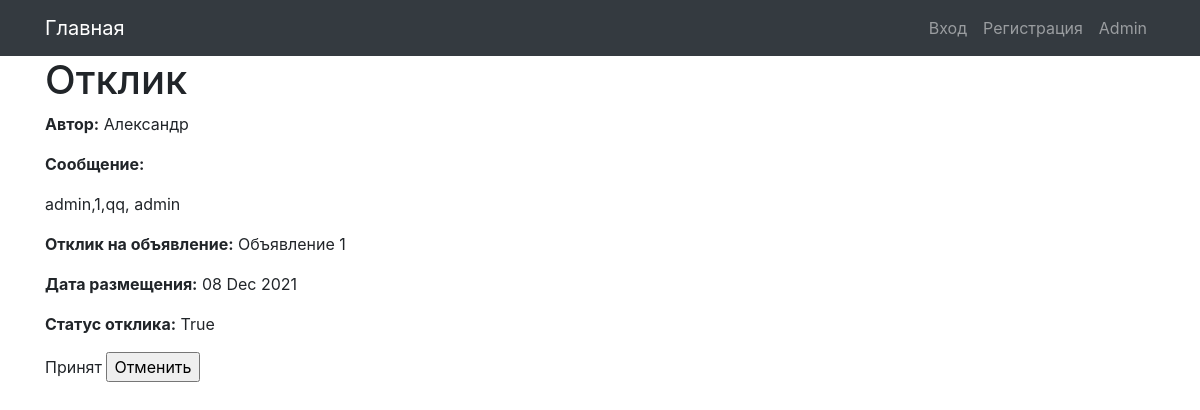
The page /answer/14 on the database as committed earlier.
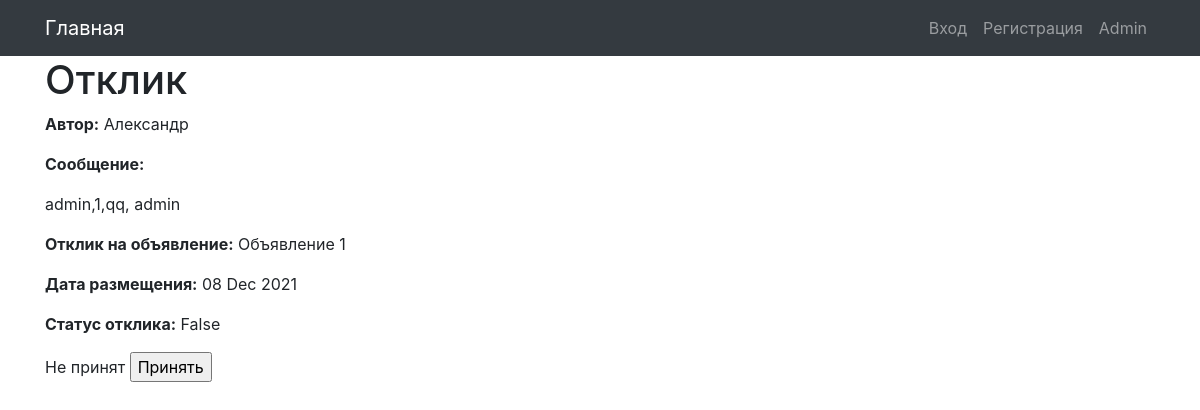
The same page on the database as committed later.
### ads/models.py (models this page shows, shortened)
class Answer(models.Model):
    author = models.ForeignKey(Author, on_delete=models.CASCADE)
    text = models.TextField()
    ads = models.ForeignKey(Ads, on_delete=models.CASCADE)
    date = models.DateTimeField(auto_now_add=True)
    status = models.BooleanField(default=False)
    class Meta:
        verbose_name = 'Отклик'
        verbose_name_plural = 'Отклики'

class Author(models.Model):
    authorUser = models.OneToOneField(User, on_delete=models.CASCADE)
    def __str__(self):
        return f'{self.authorUser}'
    class Meta:
        verbose_name = 'Автор'
        verbose_name_plural = 'Авторы'

class Ads(models.Model):
    author = models.ForeignKey(Author, on_delete=models.CASCADE)
    title = models.CharField(max_length=128)
    text = RichTextUploadingField(blank=True, null=True)
    category = models.ForeignKey(Category, on_delete=models.CASCADE)
    date = models.DateTimeField(auto_now_add=True)
    class Meta:
        verbose_name = 'Объявление'
        verbose_name_plural = 'Обявлении'

### ads/views.py (the view, shortened to what this page needs)
# urls.py: path('answer/<int:pk>', AnswerDetail.as_view(), name='answer'),
class AnswerDetail(DetailView):
    meta = Answer
    template_name = 'answer-detail.html'
    context_object_name = 'answer'
    queryset = Answer.objects.all()

### templates/answer-detail.html (shortened to what this page needs)
{% extends 'default.html' %}
{% block title %}
Отклик
{% endblock title %}
{% block content %}
<p><b>Автор:</b> {{ answer.author }}</p>
<p><b>Сообщение:</b></p>
<p>{{ answer.text }}</p>
<p><b>Отклик на объявление:</b> {{ answer.ads.title }}</p>
<p><b>Дата размещения:</b> {{ answer.date|date:'d M Y' }}</p>
<p><b>Статус отклика:</b> {{ answer.status }}</p>
<p>
{% if not answer.status %}
    <form method="POST">
        <label for="name">Не принят </label>
        <input type="submit" value='Принять'>
    </form>
{% else %}
    <form method="POST">
        <label for="name">Принят </label>
        <input type="submit" value="Отменить">
    </form>
{% endif %}
</p>
{% endblock content %}

Rows that differ between the two databases and show on the page:
changed Answer "admin,1,qq, admin": status "True" → "False"
Other text that changed with them:
form field value: (not shown) → "Принять"
form field value: "Отменить" → (not shown)
text no longer shown: "Принят"
text now shown: "Не принят"
